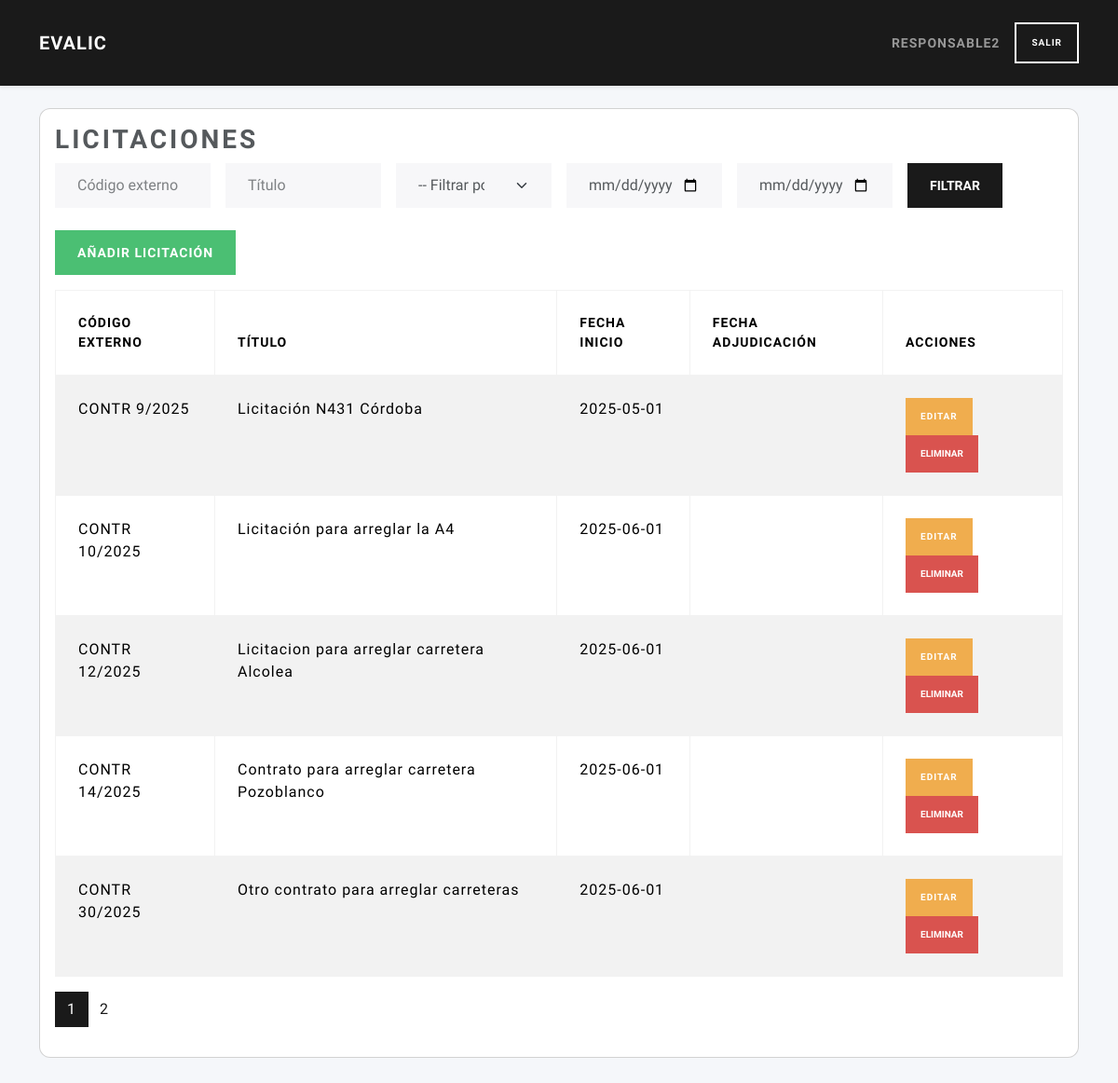
The app's page /licitaciones/ (signed in) with its own data.
### tables this page shows
CREATE TABLE licitaciones (
        id INTEGER PRIMARY KEY AUTOINCREMENT,
        user_id INTEGER NOT NULL,
        external_id TEXT NOT NULL,
        title TEXT NOT NULL,
        description TEXT,
        fecha_inicio TEXT NOT NULL,
        fecha_adjudicacion TEXT,
        FOREIGN KEY (user_id) REFERENCES users(id)
    );

### routes/licitaciones_routes.py (the view, shortened to what this page needs)
@licitaciones_bp.route('/', methods=('GET',))
def index():
    if 'user_id' not in session or session.get('role_id') != 2:
        return redirect(url_for('auth.login'))
    user_id = session.get('user_id')
    lic_rows = list_licitaciones()
    licitaciones = [l for l in lic_rows if l['user_id'] == user_id]
    external_id  = request.args.get('external_id', '').strip()
    title        = request.args.get('title', '').strip()
    fecha_tipo   = request.args.get('fecha_tipo', '')
    fecha_desde  = request.args.get('fecha_desde', '')
    fecha_hasta  = request.args.get('fecha_hasta', '')
    if external_id:
       licitaciones = [
           l for l in licitaciones
           if external_id.lower() in (l['external_id'] or '').lower()
       ]
    if title:
       licitaciones = [
           l for l in licitaciones
           if title.lower() in (l['title'] or '').lower()
       ]
    page = request.args.get('page', 1, type=int)
    per_page = current_app.config.get('LIC_PER_PAGE', 5)
    total = len(licitaciones)
    total_pages = ceil(total / per_page) if total else 1
    start = (page - 1) * per_page
    end = start + per_page
    licitaciones = licitaciones[start:end]
    responsable_id = 2
    is_responsable = session.get('role_id') == responsable_id
    return render_template(
        'licitaciones/index.html',
        licitaciones=licitaciones,
        is_responsable=is_responsable,
        total_pages=total_pages,
        current_page=page,
        request=request
    )

### models/dao.py (called while the page is built)
def close_connection(exception):
    db = getattr(g, '_database', None)
    if db is not None:
        db.close()

def get_db(app):
    if 'sqlite_db' not in g:
        g.sqlite_db = sqlite3.connect(
            app.config['DATABASE'],
            detect_types=sqlite3.PARSE_DECLTYPES
        )
        g.sqlite_db.row_factory = sqlite3.Row
    return g.sqlite_db

### models/licitaciones_data.py (called while the page is built)
def list_licitaciones(db):
    cur = db.execute("SELECT * FROM licitaciones ORDER BY id")
    return cur.fetchall()

### services/licitacion_service.py (called while the page is built)
def list_licitaciones():
    db = get_db(current_app)
    return data_list(db)

### templates/licitaciones/index.html (shortened to what this page needs)
{% extends 'base.html' %}
{% block content %}
<div class="card mb-4">
  <div class="card-body">
    <h2 class="card-title">Licitaciones</h2>
    <form method="get" class="row g-3 mb-4 flex-nowrap">
      <div class="col-md-2">
        <input type="text" name="external_id" class="form-control" placeholder="Código externo" value="{{ request.args.get('external_id', '') }}">
      </div>
      <div class="col-md-2">
        <input type="text" name="title" class="form-control" placeholder="Título" value="{{ request.args.get('title', '') }}">
      </div>
      <div class="col-md-2">
        <select name="fecha_tipo" class="form-select">
          <option value="">-- Filtrar por fecha --</option>
        </select>
      </div>
      <div class="col-md-2">
        <input type="date" name="fecha_desde" class="form-control" value="{{ request.args.get('fecha_desde', '') }}">
      </div>
      <div class="col-md-2">
        <input type="date" name="fecha_hasta" class="form-control" value="{{ request.args.get('fecha_hasta', '') }}">
      </div>
      <div class="col-md-2">
        <button type="submit" class="btn btn-primary">Filtrar</button>
      </div>
    </form>
    <a href="{{ url_for('licitaciones.create_licitacion_route') }}" class="btn btn-success mb-3">Añadir licitación</a>
    <table class="table table-bordered table-striped">
      <thead>
        <tr>
          <th>Código externo</th>
          <th>Título</th>
          <th>Fecha inicio</th>
          <th>Fecha adjudicación</th>
          <th>Acciones</th>
        </tr>
      </thead>
      <tbody>
        {% for lic in licitaciones %}
        <tr>
          <td>{{ lic.external_id }}</td>
          <td>{{ lic.title }}</td>
          <td>{{ lic.fecha_inicio }}</td>
          <td>{{ lic.fecha_adjudicacion }}</td>
          <td>
            <a href="{{ url_for('licitaciones.edit_licitacion_route', lic_id=lic.id) }}" class="btn btn-sm btn-warning">Editar</a>
            {% if is_responsable %}
            <form action="{{ url_for('licitaciones.delete_licitacion_route', lic_id=lic.id) }}" method="post" style="display:inline-block;" onsubmit="return confirm('¿Estás seguro de que quieres eliminar esta licitación?');">
              <button type="submit" class="btn btn-danger btn-sm">Eliminar</button>
            </form>
            {% endif %}
          </td>
        </tr>
        {% endfor %}
      </tbody>
    </table>
<nav aria-label="Paginación licitaciones">
  <ul class="pagination justify-content-left">
    {% for p in range(1, total_pages + 1) %}
      <li class="page-item{% if p == current_page %} active{% endif %}">
        <a class="page-link"
           href="{{ url_for('licitaciones.index',
                            page=p,
                            external_id=request.args.external_id,
                            title=request.args.title,
                            fecha_tipo=request.args.fecha_tipo,
                            fecha_desde=request.args.fecha_desde,
                            fecha_hasta=request.args.fecha_hasta) }}">
          {{ p }}
        </a>
      </li>
    {% endfor %}
  </ul>
</nav>
  </div>
</div>
{% endblock %}

### templates/base.html (style rules this page uses)
body { background:#f5f7fa; }
.card { border-radius:.75rem; }

### records on screen
licitaciones: external_id "CONTR 9/2025", title "Licitación N431 Córdoba", fecha_inicio "2025-05-01"
licitaciones: external_id "CONTR 10/2025", title "Licitación para arreglar la A4", fecha_inicio "2025-06-01"
licitaciones: external_id "CONTR 12/2025", title "Licitacion para arreglar carretera Alcolea", fecha_inicio "2025-06-01"
licitaciones: external_id "CONTR 14/2025", title "Contrato para arreglar carretera Pozoblanco", fecha_inicio "2025-06-01"
licitaciones: external_id "CONTR 30/2025", title "Otro contrato para arreglar carreteras", fecha_inicio "2025-06-01"

### other values on screen
{{ session['username'] }} "RESPONSABLE2"
{{ p }} "1" "2"
